Frame 1 (no input): blank canvas, image omitted
Frame 60 (the mouse pressed at the canvas centre just before this capture): blank canvas, image omitted
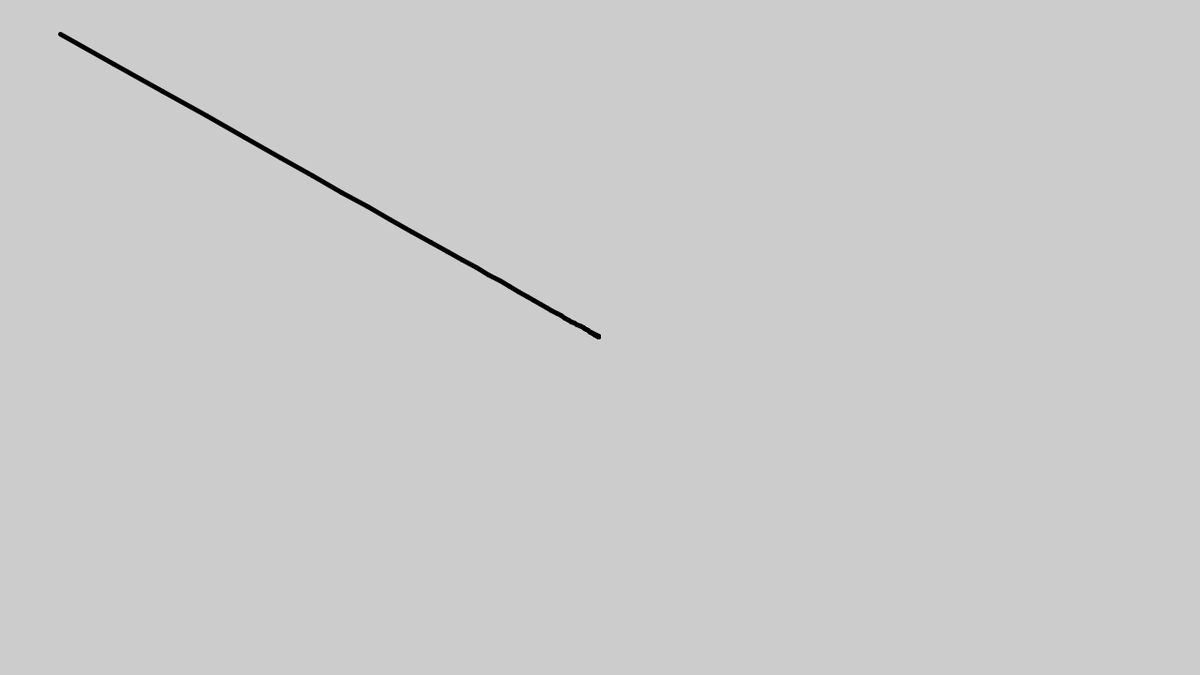
Frame 120 (the mouse held since frame 60 and released just before this capture)

The Processing sketch whose frames 1 and 60 were blank and that drew this single picture after the mouse press (run headless with seeded random() and noise(); from frame 60 on, the mouse is pressed at the canvas centre):

// Processing sketch: sketch_180924b
// ── sketch_180924b.pde

float x;
float y; 
float px;
float py; 
float easing = 0.1;

void setup() {
  size(1280, 720);
}
void draw () {

  float easing = 0.1;
  float targetX = mouseX;
  // targetX ; could have put mouseX but then write down mouseX in place of instead
  // targetX
  // targetX - 75, 82, 
  x += (targetX - x) * easing;
  float targetY = mouseY;
  y +=(targetY - y) * easing;

  float strokewt = dist(px, py, x, y);
  if (strokewt > 100) {
    strokewt = 100;
  }
  if (strokewt < 5) {
    strokewt = 5;
  }
  float diameter = dist(pmouseX, pmouseY, mouseX, mouseY);
  if (diameter > 100) {
    diameter = 100;
  }
  if (diameter < 5) {
    diameter = 5;
  }
  //ellipse(x, y, diameter, diameter);
  strokeWeight(diameter);
  if (x == 0 || y == 0 || px == 0 || py == 0) {
    // do nothing
  } else {
    line(px, py, x, y);
  }
  
  if (keyPressed) {
    line(px, py, x, y); 
  }
  px = x;
  py = y;
  //you have to ease the x value and y value 
  // px, py 
  // mousex, mousey 
  // pmouseX, pmouseY
  //we are easing and we have an ellipse 
  // which is at position x, position y 
  // target x, target y 
  // it is easing so it is moving at a certain percentage 
  // 
  py = y;
  // what does the print 
  // string construction 
  // println(); 
  // it requires a string to pass through
  //println(millis());
  // combine strings 
  // space, "--",
  
  // the reason xy, y
  // easing is figuring out a value from numbers
  // (0,0) -> the reason that solves it 
}
